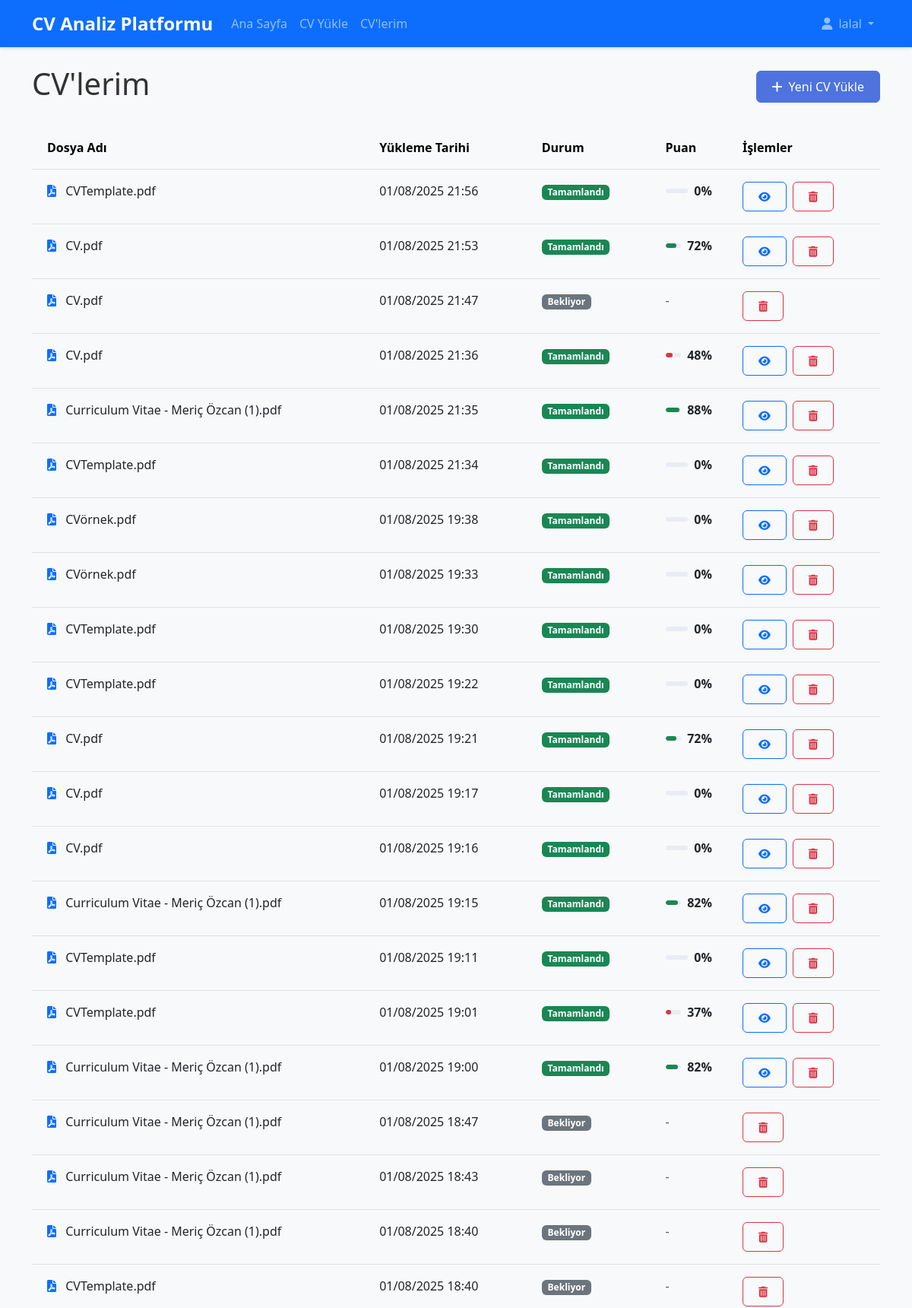
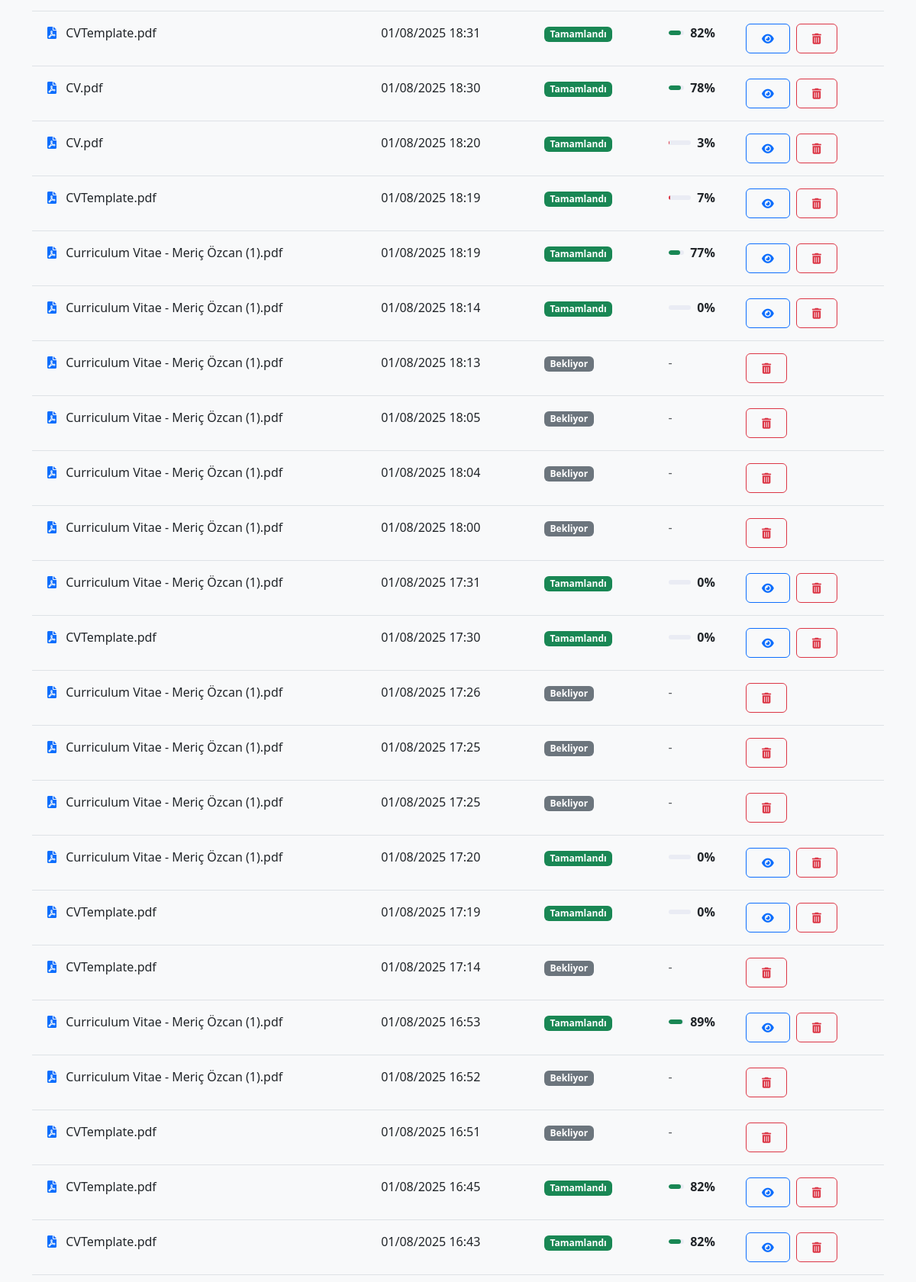
Page /my_cvs (signed in, upper part) on the committed database (2 pictures, top to bottom).
### app/models.py (models this page shows, shortened)
class User(db.Model, UserMixin):
    id = db.Column(db.Integer, primary_key=True)
    email = db.Column(db.String(150), unique=True, nullable=False)
    password = db.Column(db.String(150), nullable=False)
    first_name = db.Column(db.String(150), nullable=False)
    last_name = db.Column(db.String(150), nullable=False)
    cvs = db.relationship('CV', backref='owner', lazy=True)
    date_created = db.Column(db.DateTime, default=datetime.utcnow)

class AnalysisMixin:
    def get_analysis(self):
        return json.loads(self.analysis_data) if self.analysis_data else {}
    def set_analysis(self, data):
        self.analysis_data = json.dumps(data, ensure_ascii=False) if data else None

class CV(db.Model, AnalysisMixin):
    __tablename__ = 'cvs'
    id = db.Column(db.Integer, primary_key=True)
    original_filename = db.Column(db.String(255), nullable=False)
    stored_filename = db.Column(db.String(255), nullable=False)
    upload_date = db.Column(db.DateTime, default=datetime.utcnow)
    analysis_data = db.Column(JSON, nullable=True)  # Ham analiz verileri
    overall_score = db.Column(db.Float, nullable=True)  # Genel puan (0-100)
    section_scores = db.Column(JSON, nullable=True)  # Bölümlere göre puanlar
    status = db.Column(db.String(20), default='pending',
                      nullable=False)  # pending, processing, completed, failed
    user_id = db.Column(db.Integer, db.ForeignKey('user.id'), nullable=False)
    created_at = db.Column(db.DateTime, default=datetime.utcnow)
    updated_at = db.Column(db.DateTime, default=datetime.utcnow, onupdate=datetime.utcnow)

### app/views.py (the view)
@views.route('/my_cvs')
@login_required
def my_cvs():
    cvs = CV.query.filter_by(user_id=current_user.id).order_by(CV.upload_date.desc()).all()
    return render_template('my_cvs.html', cvs=cvs)

### app/__init__.py (called while the page is built)
@login_manager.user_loader
def load_user(user_id):
    from .models import User
    return User.query.get(int(user_id))

### app/templates/my_cvs.html (shortened to what this page needs)
{% extends "base.html" %}
{% block content %}
<div class="d-flex justify-content-between align-items-center mb-4">
    <h1>CV'lerim</h1>
    <a href="{{ url_for('views.upload_cv') }}" class="btn btn-primary">
        <i class="fas fa-plus me-2"></i>Yeni CV Yükle
    </a>
</div>
{% if cvs %}
    <div class="table-responsive">
        <table class="table table-hover">
            <thead class="table-light">
                <tr>
                    <th>Dosya Adı</th>
                    <th>Yükleme Tarihi</th>
                    <th>Durum</th>
                    <th>Puan</th>
                    <th>İşlemler</th>
                </tr>
            </thead>
            <tbody>
                {% for cv in cvs %}
                <tr>
                    <td>
                        <i class="fas fa-file-{{ 'pdf' if cv.original_filename.endswith('.pdf') else 'word' }} text-primary me-2"></i>
                        {{ cv.original_filename }}
                    </td>
                    <td>{{ cv.upload_date.strftime('%d/%m/%Y %H:%M') }}</td>
                    <td>
                        <span class="badge bg-{{ 'success' if cv.status == 'completed' else 'secondary' }}">
                            {{ 'Tamamlandı' if cv.status == 'completed' else 'Bekliyor' }}
                        </span>
                    </td>
                    <td>
                        {% if cv.status == 'completed' and cv.overall_score is not none %}
                        <div class="d-flex align-items-center">
                            {% set score_percent = (cv.overall_score)|round|int %}
                            {% if cv.overall_score >= 70 %}
                                {% set bar_class = 'bg-success' %}
                            {% elif cv.overall_score >= 50 %}
                                {% set bar_class = 'bg-warning' %}
                            {% else %}
                                {% set bar_class = 'bg-danger' %}
                            {% endif %}
                            <div class="progress flex-grow-1 me-2" style="height:6px">
                                <div class="progress-bar {{ bar_class }}"
                                     data-width="{{ score_percent }}"
                                     role="progressbar">
                                </div>
                            </div>
                            <span class="fw-bold">{{ score_percent }}%</span>
                        </div>
                        {% else %}
                        <span class="text-muted">-</span>
                        {% endif %}
                    </td>
                    <td>
                        {% if cv.status == 'completed' %}
                        <a href="{{ url_for('views.cv_results', cv_id=cv.id) }}" class="btn btn-sm btn-outline-primary me-1" title="Görüntüle">
                            <i class="fas fa-eye"></i>
                        </a>
                        {% endif %}
                        <button class="btn btn-sm btn-outline-danger" title="Sil" data-bs-toggle="modal" data-bs-target="#deleteModal{{ cv.id }}">
                            <i class="fas fa-trash-alt"></i>
                        </button>
                    </td>
                </tr>
                {% endfor %}
            </tbody>
        </table>
    </div>
{% endif %}
{% endblock %}

### app/templates/base.html (shortened to what this page needs)
<!DOCTYPE html>
<html lang="tr">
<head>
    <link href="https://cdn.jsdelivr.net/npm/bootstrap@5.3.0/dist/css/bootstrap.min.css" rel="stylesheet">
    <link rel="stylesheet" href="https://cdnjs.cloudflare.com/ajax/libs/font-awesome/6.0.0/css/all.min.css">
    <link rel="stylesheet" href="{{ url_for('static', filename='css/style.css') }}">
</head>
<body>
    <nav class="navbar navbar-expand-lg navbar-dark bg-primary">
        <div class="container">
            <a class="navbar-brand" href="{{ url_for('views.home') }}">CV Analiz Platformu</a>
            <div class="collapse navbar-collapse" id="navbarNav">
                <ul class="navbar-nav me-auto">
                    <li class="nav-item">
                        <a class="nav-link" href="{{ url_for('views.home') }}">Ana Sayfa</a>
                    </li>
                    {% if current_user.is_authenticated %}
                    <li class="nav-item">
                        <a class="nav-link" href="{{ url_for('views.upload_cv') }}">CV Yükle</a>
                    </li>
                    <li class="nav-item">
                        <a class="nav-link" href="{{ url_for('views.my_cvs') }}">CV'lerim</a>
                    </li>
                    {% endif %}
                </ul>
                <ul class="navbar-nav">
                    {% if current_user.is_authenticated %}
                    <li class="nav-item dropdown">
                        <a class="nav-link dropdown-toggle" href="#" id="navbarDropdown" role="button" data-bs-toggle="dropdown">
                            <i class="fas fa-user me-1"></i> {{ current_user.first_name }}
                        </a>
                    </li>
                    {% endif %}
                </ul>
            </div>
        </div>
    </nav>
    <main class="container my-4">
        {% block content %}{% endblock %}
    </main>
</body>
</html>

### app/static/css/style.css (style rules this page uses)
body { font-family: 'Segoe UI', Tahoma, Geneva, Verdana, sans-serif; color: #333; background-color: #f8f9fa; }
.navbar { box-shadow: 0 2px 4px rgba(0, 0, 0, 0.1); }
.navbar-brand { font-weight: 700; font-size: 1.5rem; }
.btn { padding: 0.5rem 1.25rem; border-radius: 6px; font-weight: 500; transition: all 0.3s ease; }
.btn-primary { background-color: #4e73df; border-color: #4e73df; }
.animate-fade-in { animation: fadeIn 0.5s ease-out forwards; }
.progress { height: 0.5rem; border-radius: 10px; background-color: #eaecf4; }
.progress-bar { border-radius: 10px; }
.table { --bs-table-bg: transparent; --bs-table-striped-bg: #f8f9fc; --bs-table-hover-bg: #f1f3f9; }
.table > :not(caption) > * > * { padding: 1rem 1.25rem; }

### rows in the picture
User: first_name "lalal"
CV: original_filename "CVTemplate.pdf", upload_date "01/08/2025 21:56", status "Tamamlandı", score_percent "0"
CV: original_filename "CV.pdf", upload_date "01/08/2025 21:53", status "Tamamlandı", score_percent "72"
CV: original_filename "CV.pdf", upload_date "01/08/2025 21:47", status "Bekliyor"
CV: original_filename "CV.pdf", upload_date "01/08/2025 21:36", status "Tamamlandı", score_percent "48"
CV: original_filename "Curriculum Vitae - Meriç Özcan (1).pdf", upload_date "01/08/2025 21:35", status "Tamamlandı", score_percent "88"
CV: original_filename "CVTemplate.pdf", upload_date "01/08/2025 21:34", status "Tamamlandı", score_percent "0"
CV: original_filename "CVörnek.pdf", upload_date "01/08/2025 19:38", status "Tamamlandı", score_percent "0"
CV: original_filename "CVörnek.pdf", upload_date "01/08/2025 19:33", status "Tamamlandı", score_percent "0"
CV: original_filename "CVTemplate.pdf", upload_date "01/08/2025 19:30", status "Tamamlandı", score_percent "0"
CV: original_filename "CVTemplate.pdf", upload_date "01/08/2025 19:22", status "Tamamlandı", score_percent "0"
CV: original_filename "CV.pdf", upload_date "01/08/2025 19:21", status "Tamamlandı", id "72"
CV: original_filename "CV.pdf", upload_date "01/08/2025 19:17", status "Tamamlandı", score_percent "0"
CV: original_filename "CV.pdf", upload_date "01/08/2025 19:16", status "Tamamlandı", score_percent "0"
CV: original_filename "Curriculum Vitae - Meriç Özcan (1).pdf", upload_date "01/08/2025 19:15", status "Tamamlandı", score_percent "82"
CV: original_filename "CVTemplate.pdf", upload_date "01/08/2025 19:11", status "Tamamlandı", score_percent "0"
CV: original_filename "CVTemplate.pdf", upload_date "01/08/2025 19:01", status "Tamamlandı", score_percent "37"
CV: original_filename "Curriculum Vitae - Meriç Özcan (1).pdf", upload_date "01/08/2025 19:00", status "Tamamlandı", score_percent "82"
CV: original_filename "Curriculum Vitae - Meriç Özcan (1).pdf", upload_date "01/08/2025 18:47", status "Bekliyor"
CV: original_filename "Curriculum Vitae - Meriç Özcan (1).pdf", upload_date "01/08/2025 18:43", status "Bekliyor"
CV: original_filename "Curriculum Vitae - Meriç Özcan (1).pdf", upload_date "01/08/2025 18:40", status "Bekliyor"
CV: original_filename "CVTemplate.pdf", upload_date "01/08/2025 18:40", status "Bekliyor"
CV: original_filename "CVTemplate.pdf", upload_date "01/08/2025 18:31", status "Tamamlandı", score_percent "82"
CV: original_filename "CV.pdf", upload_date "01/08/2025 18:30", status "Tamamlandı", score_percent "78"
CV: original_filename "CV.pdf", upload_date "01/08/2025 18:20", status "Tamamlandı", score_percent "3"
CV: original_filename "CVTemplate.pdf", upload_date "01/08/2025 18:19", status "Tamamlandı", score_percent "7"
CV: original_filename "Curriculum Vitae - Meriç Özcan (1).pdf", upload_date "01/08/2025 18:19", status "Tamamlandı", score_percent "77"
CV: original_filename "Curriculum Vitae - Meriç Özcan (1).pdf", upload_date "01/08/2025 18:14", status "Tamamlandı", score_percent "0"
CV: original_filename "Curriculum Vitae - Meriç Özcan (1).pdf", upload_date "01/08/2025 18:13", status "Bekliyor"
CV: original_filename "Curriculum Vitae - Meriç Özcan (1).pdf", upload_date "01/08/2025 18:05", status "Bekliyor"
CV: original_filename "Curriculum Vitae - Meriç Özcan (1).pdf", upload_date "01/08/2025 18:04", status "Bekliyor"
CV: original_filename "Curriculum Vitae - Meriç Özcan (1).pdf", upload_date "01/08/2025 18:00", status "Bekliyor"
CV: original_filename "Curriculum Vitae - Meriç Özcan (1).pdf", upload_date "01/08/2025 17:31", status "Tamamlandı", score_percent "0"
CV: original_filename "CVTemplate.pdf", upload_date "01/08/2025 17:30", status "Tamamlandı", score_percent "0"
CV: original_filename "Curriculum Vitae - Meriç Özcan (1).pdf", upload_date "01/08/2025 17:26", status "Bekliyor"
CV: original_filename "Curriculum Vitae - Meriç Özcan (1).pdf", upload_date "01/08/2025 17:25", status "Bekliyor"
CV: original_filename "Curriculum Vitae - Meriç Özcan (1).pdf", upload_date "01/08/2025 17:25", status "Bekliyor"
CV: original_filename "Curriculum Vitae - Meriç Özcan (1).pdf", upload_date "01/08/2025 17:20", status "Tamamlandı", score_percent "0"
CV: original_filename "CVTemplate.pdf", upload_date "01/08/2025 17:19", status "Tamamlandı", score_percent "0"
CV: original_filename "CVTemplate.pdf", upload_date "01/08/2025 17:14", status "Bekliyor"
CV: original_filename "Curriculum Vitae - Meriç Özcan (1).pdf", upload_date "01/08/2025 16:53", status "Tamamlandı", score_percent "89"
CV: original_filename "Curriculum Vitae - Meriç Özcan (1).pdf", upload_date "01/08/2025 16:52", status "Bekliyor"
CV: original_filename "CVTemplate.pdf", upload_date "01/08/2025 16:51", status "Bekliyor"
CV: original_filename "CVTemplate.pdf", upload_date "01/08/2025 16:45", status "Tamamlandı", score_percent "82"
CV: original_filename "CVTemplate.pdf", upload_date "01/08/2025 16:43", status "Tamamlandı", score_percent "82"
